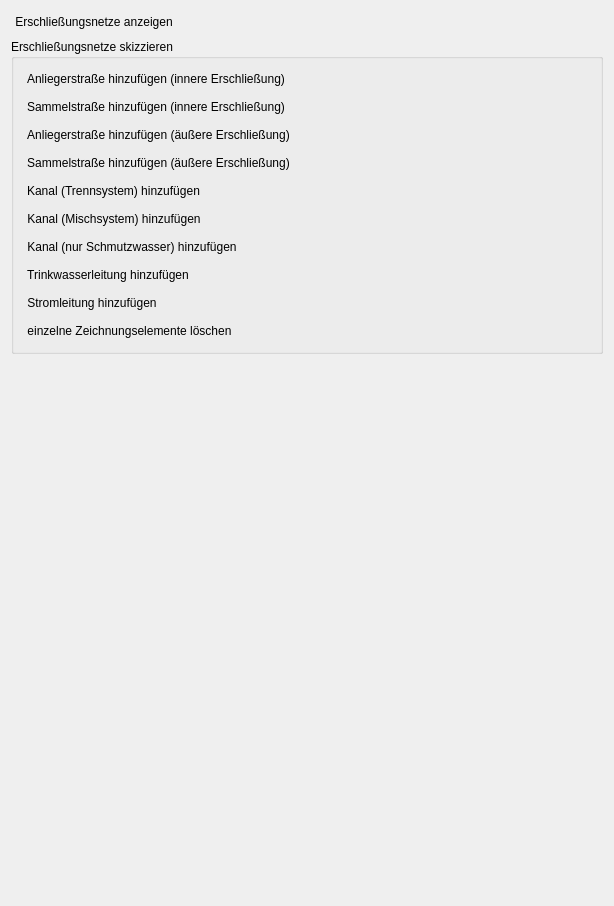
      <widget class="QWidget" name="page">
       <property name="geometry">
        <rect>
         <x>0</x>
         <y>0</y>
         <width>614</width>
         <height>906</height>
        </rect>
       </property>
       <attribute name="label">
        <string>Erschließungsnetze</string>
       </attribute>
       <layout class="QVBoxLayout" name="verticalLayout_2">
        <item>
         <widget class="QPushButton" name="pushButton">
          <property name="sizePolicy">
           <sizepolicy hsizetype="Fixed" vsizetype="Fixed">
            <horstretch>0</horstretch>
            <verstretch>0</verstretch>
           </sizepolicy>
          </property>
          <property name="text">
           <string>Erschließungsnetze anzeigen</string>
          </property>
          <property name="icon">
           <iconset>
            <normaloff>C:/Users/Moritz/.designer/backup/181112_Icons_toggle_visibility_off.png</normaloff>
            <normalon>C:/Users/Moritz/.designer/backup/181112_Icons_toggle_visibility_on.png</normalon>C:/Users/Moritz/.designer/backup/181112_Icons_toggle_visibility_off.png</iconset>
          </property>
          <property name="checkable">
           <bool>true</bool>
          </property>
          <property name="flat">
           <bool>true</bool>
          </property>
         </widget>
        </item>
        <item>
         <widget class="QGroupBox" name="groupBox_9">
          <property name="title">
           <string>Erschließungsnetze skizzieren</string>
          </property>
          <layout class="QGridLayout" name="gridLayout_14">
           <item row="10" column="0">
            <widget class="QPushButton" name="pushButton_21">
             <property name="sizePolicy">
              <sizepolicy hsizetype="Fixed" vsizetype="Fixed">
               <horstretch>0</horstretch>
               <verstretch>0</verstretch>
              </sizepolicy>
             </property>
             <property name="text">
              <string>einzelne Zeichnungselemente löschen</string>
             </property>
             <property name="icon">
              <iconset>
               <normaloff>edit.png</normaloff>edit.png</iconset>
             </property>
             <property name="checkable">
              <bool>true</bool>
             </property>
             <property name="autoExclusive">
              <bool>true</bool>
             </property>
             <property name="flat">
              <bool>true</bool>
             </property>
            </widget>
           </item>
           <item row="5" column="0">
            <widget class="QPushButton" name="pushButton_17">
             <property name="sizePolicy">
              <sizepolicy hsizetype="Fixed" vsizetype="Fixed">
               <horstretch>0</horstretch>
               <verstretch>0</verstretch>
              </sizepolicy>
             </property>
             <property name="text">
              <string>Kanal (Mischsystem) hinzufügen</string>
             </property>
             <property name="icon">
              <iconset>
               <normaloff>edit.png</normaloff>edit.png</iconset>
             </property>
             <property name="checkable">
              <bool>true</bool>
             </property>
             <property name="autoExclusive">
              <bool>true</bool>
             </property>
             <property name="flat">
              <bool>true</bool>
             </property>
            </widget>
           </item>
           <item row="7" column="0">
            <widget class="QPushButton" name="pushButton_19">
             <property name="sizePolicy">
              <sizepolicy hsizetype="Fixed" vsizetype="Fixed">
               <horstretch>0</horstretch>
               <verstretch>0</verstretch>
              </sizepolicy>
             </property>
             <property name="text">
              <string>Trinkwasserleitung hinzufügen</string>
             </property>
             <property name="icon">
              <iconset>
               <normaloff>edit.png</normaloff>edit.png</iconset>
             </property>
             <property name="checkable">
              <bool>true</bool>
             </property>
             <property name="autoExclusive">
              <bool>true</bool>
             </property>
             <property name="flat">
              <bool>true</bool>
             </property>
            </widget>
           </item>
           <item row="9" column="0">
            <widget class="QPushButton" name="pushButton_20">
             <property name="sizePolicy">
              <sizepolicy hsizetype="Fixed" vsizetype="Fixed">
               <horstretch>0</horstretch>
               <verstretch>0</verstretch>
              </sizepolicy>
             </property>
             <property name="text">
              <string>Stromleitung hinzufügen</string>
             </property>
             <property name="icon">
              <iconset>
               <normaloff>edit.png</normaloff>edit.png</iconset>
             </property>
             <property name="checkable">
              <bool>true</bool>
             </property>
             <property name="autoExclusive">
              <bool>true</bool>
             </property>
             <property name="flat">
              <bool>true</bool>
             </property>
            </widget>
           </item>
           <item row="0" column="0" colspan="6">
            <widget class="QPushButton" name="pushButton_12">
             <property name="sizePolicy">
              <sizepolicy hsizetype="Fixed" vsizetype="Fixed">
               <horstretch>0</horstretch>
               <verstretch>0</verstretch>
              </sizepolicy>
             </property>
             <property name="text">
              <string>Anliegerstraße hinzufügen (innere Erschließung)</string>
             </property>
             <property name="icon">
              <iconset>
               <normaloff>edit.png</normaloff>edit.png</iconset>
             </property>
             <property name="checkable">
              <bool>true</bool>
             </property>
             <property name="autoExclusive">
              <bool>true</bool>
             </property>
             <property name="flat">
              <bool>true</bool>
             </property>
            </widget>
           </item>
           <item row="2" column="0">
            <widget class="QPushButton" name="pushButton_14">
             <property name="sizePolicy">
              <sizepolicy hsizetype="Fixed" vsizetype="Fixed">
               <horstretch>0</horstretch>
               <verstretch>0</verstretch>
              </sizepolicy>
             </property>
             <property name="text">
              <string>Anliegerstraße hinzufügen (äußere Erschließung)</string>
             </property>
             <property name="icon">
              <iconset>
               <normaloff>edit.png</normaloff>edit.png</iconset>
             </property>
             <property name="checkable">
              <bool>true</bool>
             </property>
             <property name="autoExclusive">
              <bool>true</bool>
             </property>
             <property name="flat">
              <bool>true</bool>
             </property>
            </widget>
           </item>
           <item row="4" column="0">
            <widget class="QPushButton" name="pushButton_16">
             <property name="sizePolicy">
              <sizepolicy hsizetype="Fixed" vsizetype="Fixed">
               <horstretch>0</horstretch>
               <verstretch>0</verstretch>
              </sizepolicy>
             </property>
             <property name="text">
              <string>Kanal (Trennsystem) hinzufügen</string>
             </property>
             <property name="icon">
              <iconset>
               <normaloff>edit.png</normaloff>edit.png</iconset>
             </property>
             <property name="checkable">
              <bool>true</bool>
             </property>
             <property name="autoExclusive">
              <bool>true</bool>
             </property>
             <property name="flat">
              <bool>true</bool>
             </property>
            </widget>
           </item>
           <item row="3" column="0">
            <widget class="QPushButton" name="pushButton_15">
             <property name="sizePolicy">
              <sizepolicy hsizetype="Fixed" vsizetype="Fixed">
               <horstretch>0</horstretch>
               <verstretch>0</verstretch>
              </sizepolicy>
             </property>
             <property name="text">
              <string>Sammelstraße hinzufügen (äußere Erschließung)</string>
             </property>
             <property name="icon">
              <iconset>
               <normaloff>edit.png</normaloff>edit.png</iconset>
             </property>
             <property name="checkable">
              <bool>true</bool>
             </property>
             <property name="autoExclusive">
              <bool>true</bool>
             </property>
             <property name="flat">
              <bool>true</bool>
             </property>
            </widget>
           </item>
           <item row="1" column="0">
            <widget class="QPushButton" name="pushButton_13">
             <property name="sizePolicy">
              <sizepolicy hsizetype="Fixed" vsizetype="Fixed">
               <horstretch>0</horstretch>
               <verstretch>0</verstretch>
              </sizepolicy>
             </property>
             <property name="text">
              <string>Sammelstraße hinzufügen (innere Erschließung)</string>
             </property>
             <property name="icon">
              <iconset>
               <normaloff>edit.png</normaloff>edit.png</iconset>
             </property>
             <property name="checkable">
              <bool>true</bool>
             </property>
             <property name="autoExclusive">
              <bool>true</bool>
             </property>
             <property name="flat">
              <bool>true</bool>
             </property>
            </widget>
           </item>
           <item row="6" column="0">
            <widget class="QPushButton" name="pushButton_18">
             <property name="sizePolicy">
              <sizepolicy hsizetype="Fixed" vsizetype="Fixed">
               <horstretch>0</horstretch>
               <verstretch>0</verstretch>
              </sizepolicy>
             </property>
             <property name="text">
              <string>Kanal (nur Schmutzwasser) hinzufügen</string>
             </property>
             <property name="icon">
              <iconset>
               <normaloff>edit.png</normaloff>edit.png</iconset>
             </property>
             <property name="checkable">
              <bool>true</bool>
             </property>
             <property name="autoExclusive">
              <bool>true</bool>
             </property>
             <property name="flat">
              <bool>true</bool>
             </property>
            </widget>
           </item>
          </layout>
         </widget>
        </item>
        <item>
         <spacer name="verticalSpacer">
          <property name="orientation">
           <enum>Qt::Vertical</enum>
          </property>
          <property name="sizeHint" stdset="0">
           <size>
            <width>20</width>
            <height>40</height>
           </size>
          </property>
         </spacer>
        </item>
       </layout>
      </widget>
